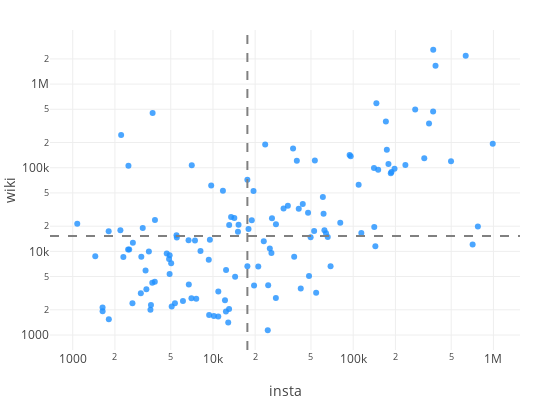

Write notebook code for a chart like this one.
### Code cell
def insta_wiki_scatter(scatter_x1, scatter_y1, scatter_labels1):
    PLOT_HEIGHT = 400
    PLOT_WIDTH = 550
    
    data = [go.Scatter(x=scatter_x1, y=scatter_y1,
                       text=scatter_labels1,
                       mode = 'markers',
                       hoverinfo='text',
                       name='huge',
                       textfont=dict(size=8, color='lightgrey'),
                       marker=dict(color='dodgerblue', opacity=0.8)),
            ]

    min_x = np.min(scatter_x1)
    max_x = np.max(scatter_x1)
    med_x = np.median(scatter_x1)
    med_y = np.median(scatter_y1)
    
    shapes=[dict(type='line',
                 xref='x', yref='paper',
                 x0=med_x, y0=0,
                 x1=med_x, y1=1,
                 line=dict(color='grey', width=2, dash='dash')),
            dict(type='line',
                 xref='paper', yref='y',
                 x0=0, y0=med_y,
                 x1=1, y1=med_y,
                 line=dict(color='grey', width=2, dash='dash'))]

    layout = go.Layout(width=PLOT_WIDTH,
                       height=PLOT_HEIGHT,
                       margin = go.layout.Margin(t=30, b=50, l=50, r=30),
                       xaxis=dict(
                            title='insta', type='log',
                       ),
                       yaxis=dict(
                            title='wiki', type='log'),
                       hovermode='closest',
                       shapes=shapes,
                       showlegend=False)

    fig = go.Figure(data=data, layout=layout)
    py.iplot(fig, show_link=False)
    

wiki_df = get_wiki_locations()
street_wiki_dict = get_street_wiki_views(wiki_df)
street_insta_dict = get_insta_dict()  
street_locs_wiki = get_street_locs(wiki_df)
wiki_data = get_wiki_data()

insta_wiki_scatter([x[0] for x in wiki_data.values()],
                    [x[1] for x in wiki_data.values()],
                    [x[2] for x in wiki_data.values()])

### Figure 1 — Plotly figure (JSON) as saved in the notebook; plotly's stock layout.template omitted (floating-point values rounded to 4 significant figures)
{"data": [{"hoverinfo": "text", "marker": {"color": "dodgerblue", "opacity": 0.8}, "mode": "markers", "name": "huge", "text": ["<i>Mühlenstraße</i><br>East Side Gallery, 124926<br>Mercedes-Benz Arena ..., 67963", "<i>Pariser Platz</i><br>Pariser Platz, 19878", "<i>Dircksenstraße</i><br>Berlin Alexanderplat..., 12068", "<i>Unter Den Linden</i><br>Berlin, 1879885<br>Warschauer Straße, 4032<br>Berlin Brandenburger..., 6051<br>Humboldt University ..., 155456<br>Hotel Adlon, 62916", "<i>Am Lustgarten</i><br>Berlin Cathedral, 100669<br>Lustgarten, 18932", "<i>Platz Der Republik</i><br>Reichstag dome, 756577<br>Reichstag building, 393733<br>Bundestag, 507842", "<i>Ebertstraße</i><br>Berlin Wall, 2574641", "<i>Friedrichstraße</i><br>Checkpoint Charlie, 386808<br>Friedrichstadt-Palas..., 13018<br>Admiralspalast, 6366<br>The Westin Grand Ber..., 5086<br>Friedrichstraße, 26010", "<i>Cora-Berliner-Straße</i><br>Memorial to the Murd..., 337363", "<i>Potsdamer Platz</i><br>Potsdamer Platz, 119613<br>Berlin Potsdamer Pla..., 9958", "<i>Bodestraße</i><br>Museum Island, 114663<br>Pergamon Museum, 157339<br>Alte Nationalgalerie, 41013<br>Bode Museum, 44619<br>Altes Museum, 67883", "<i>Budapester Straße</i><br>Kaiser Wilhelm Memor..., 99786<br>Aquarium Berlin, 8001<br>2016 Berlin truck at..., 242", "<i>John-Foster-Dulles-Allee</i><br>Mitte, 51439<br>Tiergarten, Berlin, 26299<br>Haus der Kulturen de..., 19754", "<i>Hardenbergplatz</i><br>Berlin Zoological Ga..., 64648<br>Berlin Zoologischer ..., 24439", "<i>Gendarmenmarkt</i><br>Gendarmenmarkt, 44959<br>Konzerthaus Berlin, 26031<br>French Cathedral, Be..., 15216", "<i>Tauentzienstraße</i><br>Kaufhaus des Westens, 55818<br>Europa-Center, 11304<br>Breitscheidplatz, 25095<br>City West, 10494<br>Tauentzienstraße, 7755", "<i>Panoramastraße</i><br>Fernsehturm Berlin, 163664", "<i>Karl-Liebknecht-Straße</i><br>DDR Museum, 32142<br>Berlin Palace, 33600<br>St. Mary's Church, B..., 16630<br>Marx-Engels Forum, 12384<br>AquaDom, 19257", "<i>Potsdamer Straße</i><br>Sony Center, 38851<br>Neue Nationalgalerie, 34661<br>Berlin Wintergarten ..., 9531<br>Deutsche Kinemathek, 3381<br>Kulturforum, 8365", "<i>Brandenburger Tor</i><br>Brandenburg Gate, 592225", "<i>Kurfürstendamm</i><br>Schaubühne, 8663<br>Adenauerplatz (Berli..., 2823", "<i>Invalidenstraße</i><br>Hamburger Bahnhof, 19608", "<i>Europaplatz</i><br>Berlin Hauptbahnhof, 99538", "<i>Rosenthaler Straße</i><br>Hackesche Höfe, 16527", "<i>Lindenstraße</i><br>Jewish Museum, Berli..., 62533", "<i>Großer Stern</i><br>Berlin Victory Colum..., 105435<br>Straße des 17. Juni, 27282<br>Großer Stern, 4552", "<i>Niederkirchnerstraße</i><br>Topography of Terror, 123188<br>Abgeordnetenhaus of ..., 18360", "<i>Behrenstraße</i><br>Komische Oper Berlin, 11740<br>Academy of Arts, Ber..., 10198", "<i>Luckenwalder Straße</i><br>Gleisdreieck (Berlin..., 6652", "<i>Skalitzer Straße</i><br>Kottbusser Tor (Berl..., 9438<br>Berlin Görlitzer Bah..., 5405", "<i>Oranienstraße</i><br>SO36, 13265<br>Core Tex Records, 3201", "<i>Alexanderstraße</i><br>Park Inn Berlin, 13809<br>Berlin Jannowitzbrüc..., 4132", "<i>Spandauer Straße</i><br>Mitte (locality), 28173", "<i>Oranienburger Straße</i><br>Monbijou Park, 3969<br>Oranienburger Straße, 17649<br>New Synagogue, Berli..., 23201", "<i>Französische Straße</i><br>Französische Straße ..., 3197", "<i>Karl-Marx-Allee</i><br>Friedrichshain, 46467<br>Frankfurter Tor, 11482<br>Karl-Marx-Allee, 45865<br>Kino International, 7406<br>Computerspielemuseum..., 10945", "<i>Möckernstraße</i><br>Tempodrom, 17528", "<i>Reichstagufer</i><br>Tränenpalast, 14747", "<i>Hardenbergstraße</i><br>Ufa-Palast am Zoo, 5068", "<i>Herbert-Von-Karajan-Straße</i><br>Berliner Philharmoni..., 28881", "<i>Rathausstraße</i><br>Rotes Rathaus, 22980<br>Neptunbrunnen, 13990", "<i>Hasenheide</i><br>Neue Welt (Berlin), 3588", "<i>Oberbaumbrücke</i><br>Oberbaum Bridge, 32233", "<i>Alexanderplatz</i><br>Alexanderplatz, 118189<br>World Clock (Alexand..., 3206", "<i>Alte Jakobstraße</i><br>Berlinische Galerie, 8651", "<i>Leipziger Straße</i><br>Bundesrat of Germany, 152331<br>Wilhelmstrasse, 17412", "<i>Straße Des 17. Juni</i><br>Soviet War Memorial ..., 35100", "<i>Gleimstraße</i><br>Mauerpark, 32470", "<i>Trebbiner Straße</i><br>German Museum of Tec..., 21157", "<i>Paul-Lincke-Ufer</i><br>Paul-Lincke-Ufer, 2773", "<i>Erna-Samuel-Straße</i><br>Moabit, 24819", "<i>Schloßstraße</i><br>Schloßstraße (Berlin..., 1963<br>Bierpinsel, 7573", "<i>Mehringdamm</i><br>Mehringdamm, 4021<br>Schwules Museum, 6786", "<i>Bülowstraße</i><br>Bülowstraße (Berlin ..., 3931", "<i>Prinzenstraße</i><br>Böckler Park, 1140", "<i>09L/27R</i><br>Berlin Tempelhof Air..., 189462", "<i>Kreuzbergstraße</i><br>Viktoriapark, 13243", "<i>Warschauer Platz</i><br>Matrix (club), 6594", "<i>Wallstraße</i><br>Spittelmarkt (Berlin..., 3898", "<i>Prenzlauer Allee</i><br>Prenzlauer Berg, 50057<br>Zeiss Major Planetar..., 2563", "<i>Georgenstraße</i><br>Berlin Friedrichstra..., 23492", "<i>Albrechtstraße</i><br>Bunker (Berlin), 18466", "<i>Wittenbergplatz</i><br>Wittenbergplatz (Ber..., 6655", "<i>Bebelplatz</i><br>Berlin State Opera, 34248<br>Bebelplatz, 37783", "<i>Badstraße</i><br>Gesundbrunnen (Berli..., 9800<br>Berlin-Gesundbrunnen..., 8636<br>Pankstraße (Berlin U..., 2359", "<i>Leipziger Platz</i><br>Mall of Berlin, 12129<br>Leipziger Platz, 5078", "<i>Knaackstraße</i><br>Wasserturm Prenzlaue..., 4974", "<i>Klingelhöferstraße</i><br>Bauhaus Archive, 24991", "<i>Schloßplatz</i><br>European School of M..., 15436<br>Humboldt Box, 10277", "<i>Halenseestraße</i><br>Charlottenburg-Wilme..., 20705", "<i>Motzstraße</i><br>Viktoria-Luise-Platz, 2040", "<i>B96</i><br>Franz-Neumann-Platz ..., 1411", "<i>Hermannplatz</i><br>Hermannplatz (Berlin..., 5978", "<i>Rosa-Luxemburg-Straße</i><br>Rosa-Luxemburg-Straß..., 1905", "<i>Neue Schönhauser Straße</i><br>Weinmeisterstraße (B..., 2611", "<i>Spreeweg</i><br>Bellevue Palace (Ger..., 53033", "<i>Waldemarstraße</i><br>Görlitzer Bahnhof (B..., 3306", "<i>Mariannenplatz</i><br>St. Thomas, Berlin, 1660", "<i>B109</i><br>Prenzlauer Allee, 1686", "<i>Willy-Brandt-Straße</i><br>German Chancellery, 61294", "<i>Stresemannstraße</i><br>Martin-Gropius-Bau, 10836<br>Hebbel am Ufer, 2906", "<i>Turmstraße</i><br>Turmstraße, 1739", "<i>Am Friedrichshain</i><br>Märchenbrunnen, 7956", "<i>Hildegard-Knef-Platz</i><br>Berlin Südkreuz, 10082", "<i>Heinrich-Heine-Straße</i><br>Heinrich-Heine-Straß..., 2714", "<i>Klopstockstraße</i><br>Hansaviertel, 13529", "<i>Spandauer Damm</i><br>Charlottenburg Palac..., 106828", "<i>Osloer Straße</i><br>Osloer Straße (Berli..., 2751", "<i>Segitzdamm</i><br>Moritzplatz (Berlin ..., 4013", "<i>Dickhardtstraße</i><br>Steglitz, 13575", "<i>Gabriele-Tergit-Promenade</i><br>Mendelssohn-Barthold..., 2553", "<i>John-F.-Kennedy-Platz</i><br>Rathaus Schöneberg, 14635", "<i>Waterloo-Ufer</i><br>Landwehr Canal, 15601", "<i>Müllerstraße</i><br>Berlin-Wedding stati..., 2405", "<i>Gneisenaustraße</i><br>Gneisenaustraße (Ber..., 2187", "<i>Fischerinsel</i><br>Fischerinsel, 7213", "<i>Schützenstraße</i><br>Friedrichstadt (Berl..., 8992", "<i>Konrad-Adenauer-Straße</i><br>Bundestag (Berlin U-..., 5351", "<i>Messedamm</i><br>Internationales Cong..., 8118", "<i>Paul-Heyse-Straße</i><br>Velodrom (Berlin), 9456", "<i>Werderscher Markt</i><br>Federal Foreign Offi..., 23734", "<i>Brunnenstraße</i><br>Rosenthaler Platz (B..., 4344", "<i>An Der Kolonnade</i><br>Führerbunker, 451536", "<i>Stuttgarter Platz</i><br>Berlin-Charlottenbur..., 4213", "<i>Hausvogteiplatz</i><br>Hausvogteiplatz (Ber..., 2281", "<i>Beusselstraße</i><br>Berlin Beusselstraße..., 2006", "<i>Tiergartenstraße</i><br>Canisius-Kolleg Berl..., 3465<br>Kunstgewerbemuseum B..., 6493", "<i>Sophienstraße</i><br>Sophienkirche (Berli..., 3536", "<i>Greifswalder Straße</i><br>Ernst-Thälmann-Park, 4693<br>Berlin Greifswalder ..., 1219", "<i>Hinter Der Katholischen Kirche</i><br>St. Hedwig's Cathedr..., 19077", "<i>Lehrter Straße</i><br>Poststadion, 8648", "<i>Bornholmer Straße</i><br>Berlin Bornholmer St..., 3158", "<i>Am Köllnischen Park</i><br>Jannowitz Bridge, 1830<br>Märkisches Museum, 10853", "<i>Wexstraße</i><br>Berlin Innsbrucker P..., 2402", "<i>Warschauer Brücke</i><br>Berlin Warschauer St..., 10526", "<i>Brückenstraße</i><br>KitKatClub, 105488", "<i>Mittelstraße</i><br>Steglitz-Zehlendorf, 10564", "<i>Wiener Straße</i><br>Görlitzer Park, 8594", "<i>Rüdersdorfer Straße</i><br>Berghain, 245807", "<i>Maaßenstraße</i><br>Nollendorfplatz, 11422<br>Nollendorfplatz (Ber..., 6407", "<i>Friedrich-Wilhelm-Platz</i><br>Friedrich-Wilhelm-Pl..., 1542", "<i>Lennéstraße</i><br>Memorial to Homosexu..., 17430", "<i>Südstern</i><br>Südstern (Berlin U-B..., 1929", "<i>An Der Putlitzbrücke</i><br>Berlin Westhafen sta..., 2139", "<i>Waldsteg</i><br>Soviet War Memorial ..., 8765", "<i>An Der Spandauer Brücke</i><br>Hackescher Markt, 21364"], "textfont": {"color": "lightgrey", "size": 8}, "type": "scatter", "uid": "de17d650-271c-11e9-a0d1-3c15c2cf2370", "x": [989076, 774695, 710963, 634486, 498553, 386438, 372198, 371481, 347330, 321349, 276756, 235633, 197163, 187589, 185429, 178426, 173778, 171038, 150733, 146356, 143892, 141353, 140688, 114298, 109365, 96001, 94302, 80870, 68981, 65845, 64014, 62353, 61474, 60783, 54430, 53285, 52677, 49704, 48422, 47653, 43696, 42276, 40906, 39639, 37947, 37261, 34212, 31884, 28132, 28093, 26350, 26117, 25428, 24761, 24592, 23578, 23030, 21046, 19642, 19468, 18917, 17929, 17600, 17593, 15221, 15074, 14385, 14202, 13468, 13052, 13030, 12848, 12399, 12371, 12179, 11779, 10920, 10913, 10153, 9714, 9508, 9392, 9337, 8147, 7599, 7443, 7062, 7024, 6728, 6701, 6110, 5522, 5495, 5354, 5079, 5034, 4911, 4907, 4866, 4680, 3858, 3848, 3712, 3691, 3613, 3582, 3491, 3351, 3306, 3156, 3084, 3060, 2685, 2666, 2528, 2496, 2483, 2296, 2214, 2187, 1809, 1804, 1633, 1632, 1448, 1077], "y": [192889, 19878, 12068, 2184651, 119601, 1658152, 2574641, 468980, 337363, 129571, 498244, 108029, 97492, 89087, 86206, 110466, 163664, 357894, 94789, 592225, 11486, 19608, 99538, 16527, 62533, 137269, 141548, 21938, 6652, 14843, 16466, 17941, 28173, 44819, 3197, 122165, 17528, 14747, 5068, 28881, 36970, 3588, 32233, 121395, 8651, 169743, 35100, 32470, 21157, 2773, 24819, 9536, 10807, 3931, 1140, 189462, 13243, 6594, 3898, 52620, 23492, 18466, 6655, 72031, 20795, 17207, 4974, 24991, 25713, 20705, 2040, 1411, 5978, 1905, 2611, 53033, 3306, 1660, 1686, 61294, 13742, 1739, 7956, 10082, 2714, 13529, 106828, 2751, 4013, 13575, 2553, 14635, 15601, 2405, 2187, 7213, 8992, 5351, 8118, 9456, 23734, 4344, 451536, 4213, 2281, 2006, 9958, 3536, 5912, 19077, 8648, 3158, 12683, 2402, 10526, 105488, 10564, 8594, 245807, 17829, 1542, 17430, 1929, 2139, 8765, 21364]}], "layout": {"height": 400, "hovermode": "closest", "margin": {"b": 50, "l": 50, "r": 30, "t": 30}, "shapes": [{"line": {"color": "grey", "dash": "dash", "width": 2}, "type": "line", "x0": 17600.0, "x1": 17600.0, "xref": "x", "y0": 0, "y1": 1, "yref": "paper"}, {"line": {"color": "grey", "dash": "dash", "width": 2}, "type": "line", "x0": 0, "x1": 1, "xref": "paper", "y0": 15222, "y1": 15222, "yref": "y"}], "showlegend": false, "width": 550, "xaxis": {"title": "insta", "type": "log"}, "yaxis": {"title": "wiki", "type": "log"}}}
